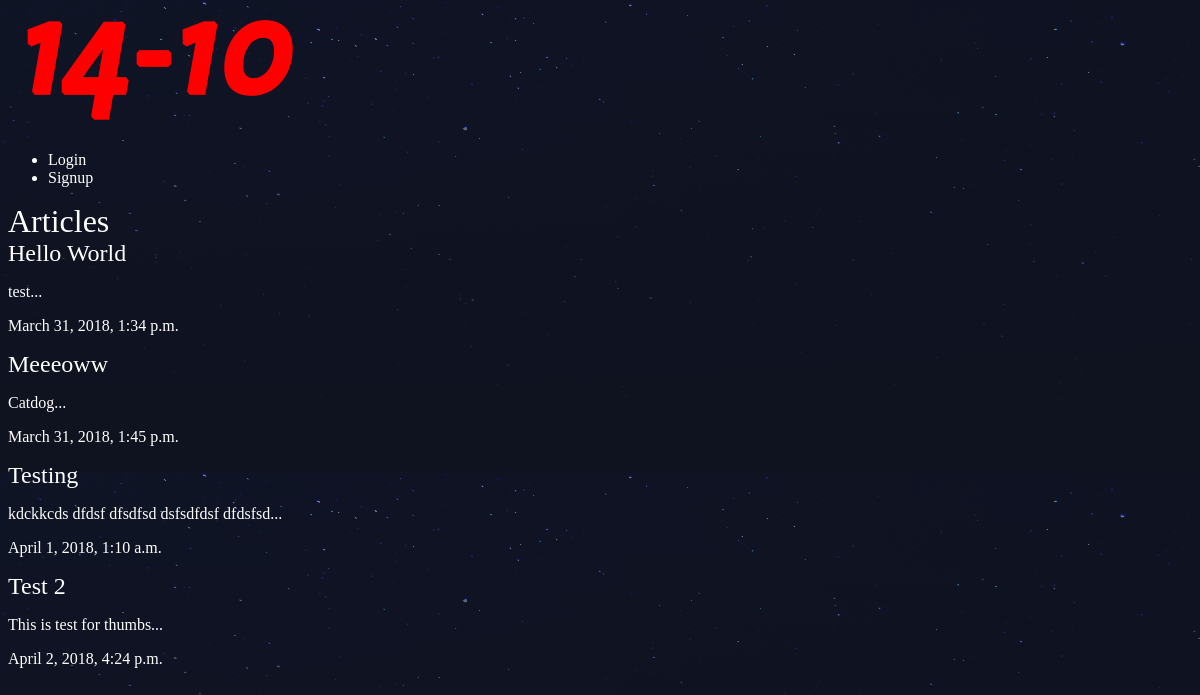
The page /articles/ on the database as committed earlier.
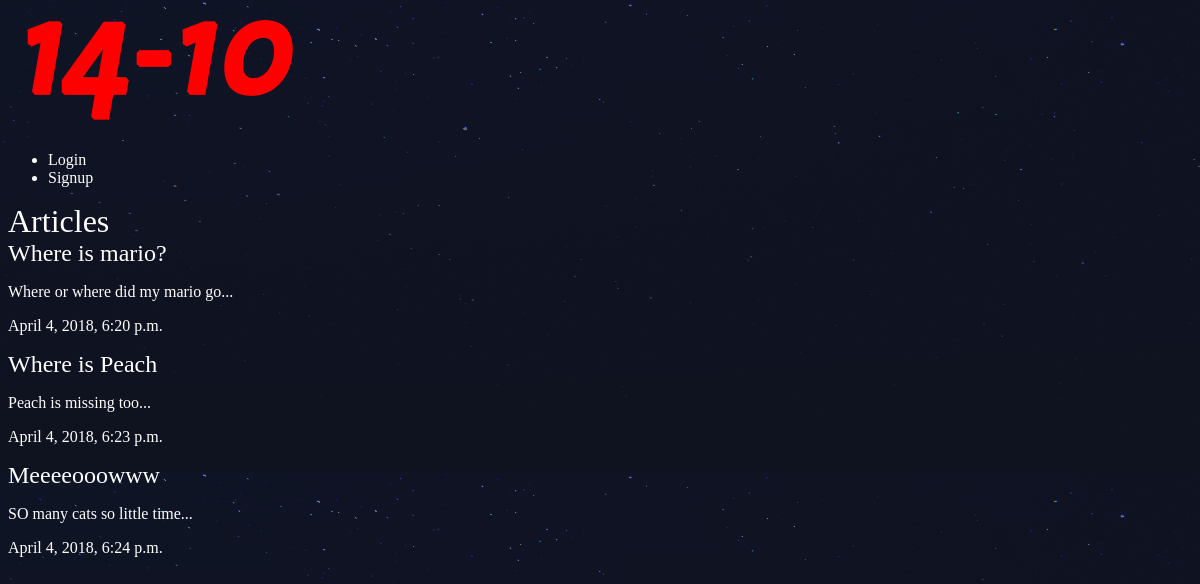
The same page on the database as committed later.
### articles/models.py (models this page shows, shortened)
class Article(models.Model):
    title = models.CharField(max_length=100)
    slug = models.SlugField()
    body = models.TextField()
    date = models.DateTimeField(auto_now_add=True)
    thumb = models.ImageField(default='default.png', blank=True)
    author = models.ForeignKey(User, on_delete=models.CASCADE, default=None)
    def snippet(self):
        return self.body[:50]+'...'

### articles/views.py (the view)
# urls.py: path('', views.article_list, name="list"),
def article_list(request):
    articles = Article.objects.all().order_by('date')
    return render(request, 'articles/article_list.html', { 'articles': articles })

### articles/templates/articles/article_list.html
{% extends 'base_layout.html' %}
{% block content %}
    <h1>Articles</h1>
    <div class="articles">
        {% for article in articles %}
            <div class="article">
                <h2><a href="{% url 'articles:detail' slug=article.slug %}">{{article.title}}</a></h2>
                <p>{{article.snippet}}</p>
                <p>{{article.date}}</p>
            </div>
        {% endfor %}
    </div>
{% endblock %}

### templates/base_layout.html (shortened to what this page needs)
{% load static from staticfiles %}
<!DOCTYPE html>
<html lang="en">
<head>
    <link rel="stylesheet" href="{% static 'styles.css' %}">
</head>
<body>
    <header class="wrapper">
        <h1><a href="{% url 'home' %}"><img src="{% static 'header_index.png' %}" alt=""></a></h1>
        <nav>
            <ul>
                {% if user.is_authenticated %}
                    <li>
                        <form class="logout-link" action="{% url 'accounts:logout' %}" method="post">
                            {% csrf_token %}
                            <button type="submit">Logout</button>
                        </form>
                    </li>
                    <li><a href="{% url 'articles:create' %}" class="highlight">New Article</a></li>
                {% else %}
                    <li><a href="{% url 'accounts:login' %}">Login</a></li>
                    <li><a href="{% url 'accounts:signup' %}">Signup</a></li>
                {% endif %}
            </ul>
        </nav>
    </header>
    <div class="wrapper">
        {% block content %}
        {% endblock %}
    </div>
</body>
</html>

### assets/styles.css (style rules this page uses)
body { background-color: #0f121f; background-image: url(stars.png); background-repeat-y: no-repeat; color: #fff; }
body * { font-family: Ubuntu; }
h1, h2, h3, h4, h5 { font-weight: normal; margin: 0; }
a, a:hover, a:visited { color: #fff; text-decoration: none; }

Rows that differ between the two databases and show on the page:
removed Article: title "Test 2", snippet "This is test for thumbs...", date "April 2, 2018, 4:24 p.m."
changed Article: title "Hello World" → "Where is mario?"; snippet "test..." → "Where or where did my mario go..."; date "March 31, 2018, 1:34 p.m." → "April 4, 2018, 6:20 p.m."
changed Article: title "Meeeoww" → "Where is Peach"; snippet "Catdog..." → "Peach is missing too..."; date "March 31, 2018, 1:45 p.m." → "April 4, 2018, 6:23 p.m."
changed Article: title "Testing" → "Meeeeooowww"; snippet "kdckkcds dfdsf dfsdfsd dsfsdfdsf dfdsfsd..." → "SO many cats so little time..."; date "April 1, 2018, 1:10 a.m." → "April 4, 2018, 6:24 p.m."
